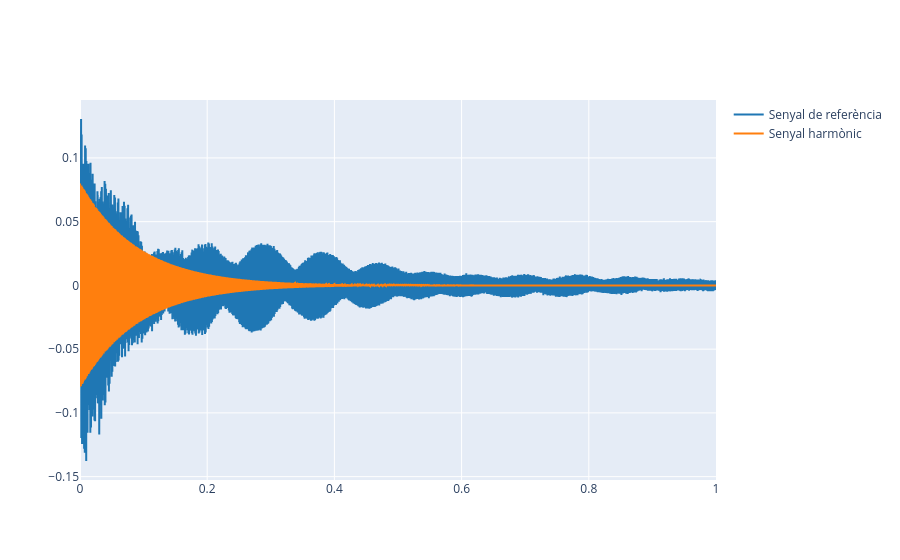

The code cell stored with this chart in its notebook:
### Markdown cell above
3.2. Now, define a harmonic signal, `y` whose fundamental frequency is the defined in Lab 1. Go step by step adding a new harmonic in each step. Plot both signals (the reference and the synthesized) and try to reproduce the shape of the reference signal.

**Note 1**: in order to have a similar shape, we need to select the amplitudes and phases carefully. One way to do this is to define the harmonic signal as follows:

$$y(t) = \sum_{k=1}^K A_k\cos\left(2\pi kf_0 t + k \phi - (k-1)\pi/2 \right), $$

where $K$ is the number of harmonics, $f_0$ is the fundamental frequency, $A_k$ is the amplitude (weight) of each harmonic and $\phi$ is the phase of the signal (defined in Lab1 Ex 2.4).

**Note 2**:
Define the $A_k$ values relative to the fundamental frequency. This means to define $A_1=1$ and the others less than 1. You can use Audacity to plot the spectrum of the fragment selected of the reference audio and measure the relative amplitudes of the harmonics.

**Note 3**: Normalize the amplitude of the signal by the same amplitude of the reference. For instance, if the amplitude of the reference signal is 0.33, you can normalize the syntesized signal by first dividing by its maximum and then multiplyng by 0.33:

```
y = 0.33 * y / np.amax(y)
```

### Code cell
# Paràmetres
phi = 0         # fase inicial (mateixa que la del Lab 1)
A_ref = 0.08    # amplitud de referència aproximada
duration = 1    # 1 s per a visualització
t = np.linspace(0, duration, int(fs * duration))

# Definim els paràmetres dels harmònics
K = 5                               # nombre d'harmònics
Ak = [1.0, 0.5, 0.3, 0.15, 0.1]     # amplituds relatives (A1 és la fonamental)
y = np.zeros_like(t)

# Construcció del senyal harmònic
for k in range(1, K + 1):
    y += Ak[k - 1] * np.cos(2 * np.pi * k * f0 * t + k * phi - (k - 1) * np.pi / 2)

# Simulació de la decadència de l'amplitud
decay_rate = 11     # controla la velocitat de decadència
envolvent = np.exp(-decay_rate * t)
y *= envolvent

# Normalització per tenir la mateixa amplitud màxima que la de referència
y = A_ref * y / np.max(y)

# Representació del senyal de referència i el sintetitzat
plot_signals([ref[:len(y)], y], fs, t_start = 0, t_end = 1,
             name=['Senyal de referència', 'Senyal harmònic'])

### Figure 1 — Plotly figure (JSON) as saved in the notebook; plotly's stock layout.template omitted (floating-point values rounded to 4 significant figures; data arrays with more than 128 entries replaced by an {"elided": "..."} marker saying what was removed)
{"data": [{"line": {"color": "#1f77b4", "shape": "linear"}, "mode": "lines", "name": "Senyal de referència", "type": "scatter", "x": {"elided": "44100 float values"}, "y": {"elided": "44100 float values"}}, {"line": {"color": "#ff7f0e", "shape": "linear"}, "mode": "lines", "name": "Senyal harmònic", "type": "scatter", "x": {"elided": "44100 float values"}, "y": {"elided": "44100 float values"}}], "layout": {}}
